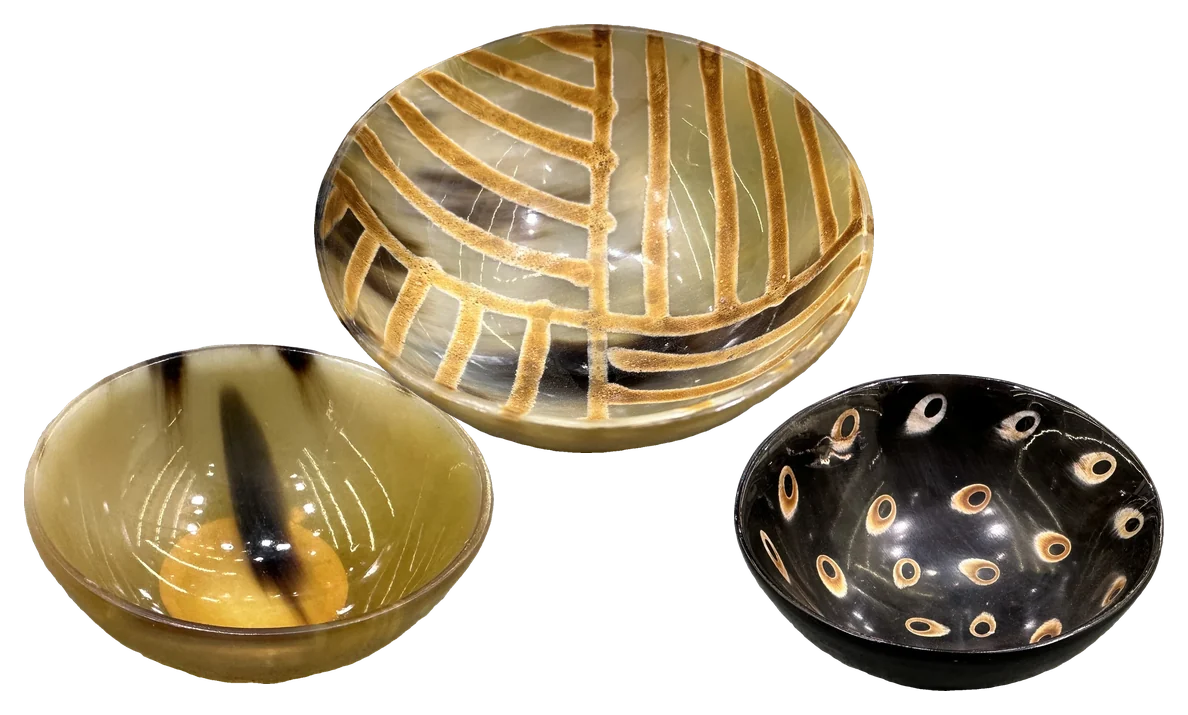
#> input picture assets/img/horn-bowls-trio-1200.webp, 1188 x 715 px; its folder holds 3 pictures in this run
$ python make_images.py
#> lines starting #> are read from the running program, lines starting #| are printed output that depends on the picture
#!/usr/bin/env python3
"""Make responsive WebP (q82) + JPEG fallback copies of the product photos used
by the material, trade and about pages. Originals in assets/img are untouched.
Source = largest existing variant; longest side capped at 1600 px (never upscaled).
Output: assets/img/p/<id>-<width>.webp and .jpg
"""
import os, json
from PIL import Image
ROOT = os.path.dirname(os.path.dirname(os.path.abspath(__file__)))
SRC = os.path.join(ROOT, 'assets', 'img')
OUT = os.path.join(SRC, 'p')
IDS = ['horn-bowls-trio','horn-bowl-two-tone','horn-bowl-amber','horn-bowl-brass-stripes','horn-bowl-dots',
       'horn-bowl-gold-swirl','horn-plate-rings','horn-tray-brass-swirl','horn-spoon-diag','cat-horn-bowl',
       'cat-servers','cat-comb','bone-inlay-tray-stars','bone-inlay-box-floral','bone-inlay-box-cubes',
       'cat-bone-box','cat-resin-box','mop-bird-platter','mop-bird-dish','mop-dish-jewels','mop-flower-dish',
       'mop-oval-dish','mop-plate-silver','mop-spoon-diag','cat-shell-sp','cat-stool','cat-napkin-ring',
       'cat-magnifier','stand-front','stand-shelves']
STEPS = [240, 480, 960, 1600]
BG = (255, 252, 246)  # --card, for the JPEG fallback of cut-out photos
def largest(i):
#> called with i = 'horn-bowls-trio'
    best = None
    for f in os.listdir(SRC):
        if f.startswith(i + '-') and f.endswith('.webp') and f[len(i)+1:-5].isdigit():
            im = Image.open(os.path.join(SRC, f))
#> im is the input picture: PIL image 1188x715 RGBA; mean R, G, B, A 71.6, 60.8, 40.8, 123.8
            if best is None or im.size[0] * im.size[1] > best[1]:
                best = (f, im.size[0] * im.size[1])
#> best = ('horn-bowls-trio-1200.webp', 849420)
    return best[0]
os.makedirs(OUT, exist_ok=True)
manifest = {}
for i in IDS:
    src = largest(i)
#> src = 'horn-bowls-trio-1200.webp'
    im = Image.open(os.path.join(SRC, src)); im.load()
    w, h = im.size
#> w = 1188; h = 715
    cap = min(1600, max(w, h))
#> cap = 1188
    widths = sorted({s for s in STEPS if s < cap * w / max(w, h)} | {round(cap * w / max(w, h))})
#> widths = [240, 480, 960, 1188]
    out = []
    for tw in widths:
        th = round(h * tw / w)
        r = im.resize((tw, th), Image.LANCZOS) if tw != w else im.copy()
        r.save(os.path.join(OUT, f'{i}-{tw}.webp'), 'WEBP', quality=82, method=4)
        if r.mode in ('RGBA', 'LA'):
            bg = Image.new('RGB', r.size, BG); bg.paste(r, mask=r.split()[-1]); r = bg
        r.convert('RGB').save(os.path.join(OUT, f'{i}-{tw}.jpg'), 'JPEG', quality=82, optimize=True, progressive=True)
        out.append([tw, th])
#> this loop made 4 passes
#> pass 1, `r = im.resize((tw, th), Image.LANCZOS) if tw != w else im.copy()`:
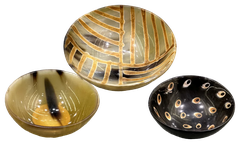
#> r: PIL image 240x144 RGBA; mean R, G, B, A 72.4, 61.3, 40.7, 123.8; transparent parts drawn white
#> pass 1, `bg = Image.new('RGB', r.size, BG)`:
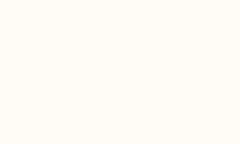
#> bg: PIL image 240x144 RGB; mean R, G, B 255, 252, 246
#> after the loop, out = [[240, 144], [480, 289], [960, 578], [1188, 715]]
    manifest[i] = {'src': src, 'sizes': out}
    print(i, src, out)
#| horn-bowls-trio horn-bowls-trio-1200.webp [[240, 144], [480, 289], [960, 578], [1188, 715]]
#> (the run stopped early here; a loop or call above may not have finished)
